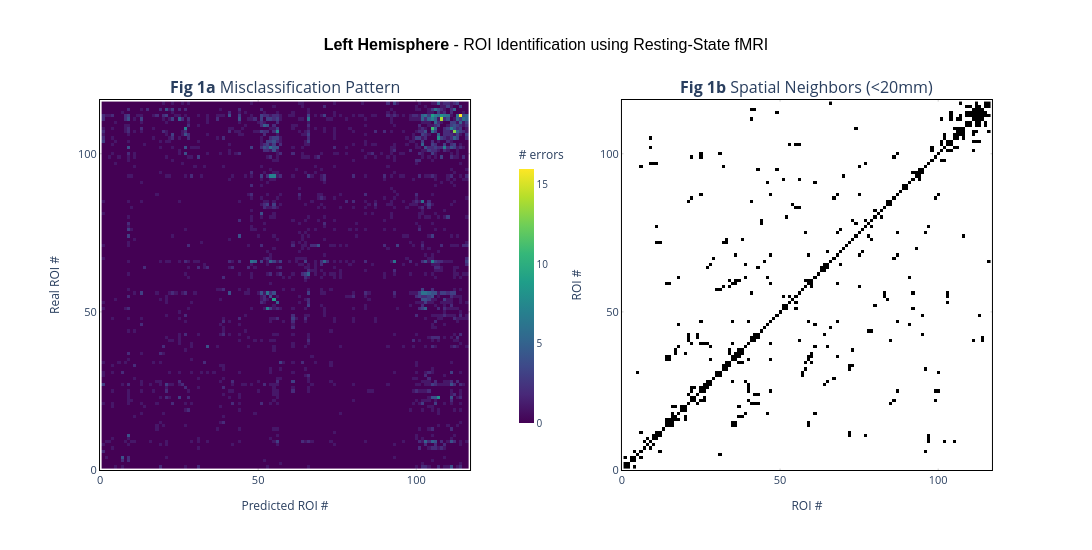
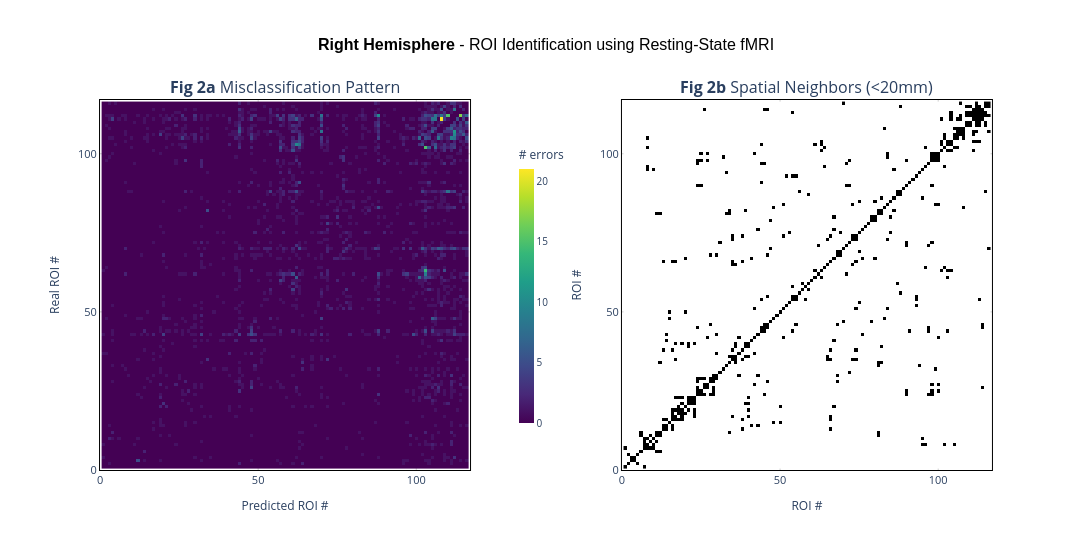

Notebook source saved alongside these figures, in order:
### Code cell
# =============================================================================
# Spatial error analysis and visualization
# =============================================================================

# 1. Prepare Metadata for Hover Interactions
region_names = {
    'LH': lh_region_info['region_name'].tolist(), 
    'RH': rh_region_info['region_name'].tolist()
}

hover_data_lh = [
    [[region_names['LH'][i], region_names['LH'][j]] for j in range(116)] 
    for i in range(116)
]
hover_data_rh = [
    [[region_names['RH'][i], region_names['RH'][j]] for j in range(116)] 
    for i in range(116)
]

# 2. Calculate PROXIMAL errors (removed by spatial filter)
cm_left_proximal = cm_left - cm_left_distal
cm_right_proximal = cm_right - cm_right_distal

# 3. Create Neighbor Adjacency Matrices (Binary: 1 if neighbor, 0 otherwise)
def create_neighbor_matrix(distance_matrix, threshold=20):
    """Create binary neighbor matrix: 1 if distance < threshold, 0 otherwise."""
    return (distance_matrix < threshold).astype(int)

neighbor_left = create_neighbor_matrix(distance_matrix_lh, DISTANCE_THRESHOLD)
neighbor_right = create_neighbor_matrix(distance_matrix_rh, DISTANCE_THRESHOLD)

# 4. Plotting Function with Viridis Colorscale
def plot_errors_and_neighbors(cm_matrix, neighbor_matrix, hemisphere_name, figure_id):
    """
    Creates a 2-panel plot:
    - Left: Error heatmap (viridis colorscale)
    - Right: Neighbor adjacency (black dots on white)
    """
    max_errors = cm_matrix.max()
    hover_data = hover_data_lh if 'Left' in hemisphere_name else hover_data_rh
    
    fig = make_subplots(
        rows=1, cols=2,
        horizontal_spacing=0.12,
        subplot_titles=(
            f'<b>{figure_id}a</b> Misclassification Pattern',
            f'<b>{figure_id}b</b> Spatial Neighbors (<{DISTANCE_THRESHOLD}mm)'
        )
    )
    
    # === LEFT PLOT: Error Heatmap (Viridis) ===
    fig.add_trace(
        go.Heatmap(
            z=cm_matrix,
            x=list(range(1, 117)),
            y=list(range(1, 117)),
            customdata=hover_data,
            colorscale='Viridis',  # Purple-blue-green-yellow
            zmin=0,
            zmax=max_errors,
            colorbar=dict(
                title="# errors",
                x=0.46,
                thickness=15,
                len=0.8,
                tickfont=dict(size=10)
            ),
            hovertemplate=(
                "<b>True ROI:</b> %{y}<br>"
                "<b>Pred ROI:</b> %{x}<br>"
                "<b>Errors:</b> %{z}<extra></extra>"
            )
        ),
        row=1, col=1
    )
    
    # === RIGHT PLOT: Neighbor Matrix (Black on White) ===
    fig.add_trace(
        go.Heatmap(
            z=neighbor_matrix,
            x=list(range(1, 117)),
            y=list(range(1, 117)),
            colorscale=[[0, 'white'], [1, 'black']],  # Binary: white=no neighbor, black=neighbor
            showscale=False,
            hovertemplate=(
                "<b>ROI #%{y} ↔ ROI #%{x}</b><br>"
                "<b>Neighbor:</b> %{z}<extra></extra>"
            )
        ),
        row=1, col=2
    )
    
    # === Global Styling ===
    fig.update_layout(
        title={
            'text': f'<b>{hemisphere_name} Hemisphere</b> - ROI Identification using Resting-State fMRI',
            'x': 0.5,
            'font': {'size': 16, 'family': 'Arial', 'color': 'black'}
        },
        template='plotly_white',
        plot_bgcolor='white',
        paper_bgcolor='white',
        height=550,
        width=1100,
        margin=dict(t=100, b=80, l=80, r=80)
    )
    
    # === Axis Configuration ===
    axis_config = dict(
        range=[0, 117],
        tick0=0,
        dtick=50,
        gridcolor='#d0d0d0',
        constrain='domain',
        showline=True,
        linewidth=1,
        linecolor='black',
        mirror=True,
        tickfont=dict(size=11)
    )
    
    fig.update_xaxes(title_text="Predicted ROI #", title_font=dict(size=12), row=1, col=1, **axis_config)
    fig.update_yaxes(title_text="Real ROI #", title_font=dict(size=12), row=1, col=1, scaleanchor="x", **axis_config)
    
    fig.update_xaxes(title_text="ROI #", title_font=dict(size=12), row=1, col=2, **axis_config)
    fig.update_yaxes(title_text="ROI #", title_font=dict(size=12), row=1, col=2, scaleanchor="x2", **axis_config)
    
    fig.show()

# 5. Generate Plots for Both Hemispheres
print("\n🎨 Generating Publication-Ready Visualizations...\n")

plot_errors_and_neighbors(cm_left, neighbor_left, "Left", "Fig 1")
plot_errors_and_neighbors(cm_right, neighbor_right, "Right", "Fig 2")

# 6. Summary Statistics
print(f"\n{'='*80}")
print(f"STRUCTURAL SIMILARITY ANALYSIS (CORRECTED)")
print(f"{'='*80}")

for hemi, cm, neighbor in [("Left", cm_left, neighbor_left), ("Right", cm_right, neighbor_right)]:
    # Total errors in confusion matrix (off-diagonal only)
    total_errors = int(np.sum(cm))
    
    # Total neighbor pairs (excluding self-pairs on diagonal)
    total_neighbors = int(np.sum(neighbor)) - 116
    
    # Errors that occurred between neighbors (off-diagonal intersection)
    error_mask = cm > 0
    overlap = np.sum(error_mask & (neighbor == 1))  # ✓ CORRECT - don't subtract 116
    
    # What percentage of errors are between spatial neighbors?
    if total_errors > 0:
        similarity_pct = (overlap / total_errors) * 100
    else:
        similarity_pct = 0
    
    print(f"\n{hemi} Hemisphere:")
    print(f"  Total misclassifications: {total_errors:,}")
    print(f"  Total neighbor pairs (<{DISTANCE_THRESHOLD}mm): {total_neighbors:,}")
    print(f"  Misclassifications between neighbors: {overlap:,}")
    print(f"  → {similarity_pct:.1f}% of errors are between spatial neighbors")
    
    # Additional insight: what % of neighbor pairs have errors?
    if total_neighbors > 0:
        neighbor_error_rate = (overlap / total_neighbors) * 100
        print(f"  → {neighbor_error_rate:.1f}% of neighbor pairs show misclassification")

print(f"\n{'='*80}")
print(f"\n💡 INTERPRETATION:")
print(f"   High percentages mean errors follow anatomical proximity")
print(f"   (classifier confuses nearby regions more than distant ones)\n")

### Figure 1 — Plotly figure (JSON) as saved in the notebook; plotly's stock layout.template omitted (floating-point values rounded to 4 significant figures; data arrays with more than 128 entries replaced by an {"elided": "..."} marker saying what was removed)
{"data": [{"colorbar": {"len": 0.8, "thickness": 15, "tickfont": {"size": 10}, "title": {"text": "# errors"}, "x": 0.46}, "colorscale": [[0, "#440154"], [0.1111, "#482878"], [0.2222, "#3e4989"], [0.3333, "#31688e"], [0.4444, "#26828e"], [0.5556, "#1f9e89"], [0.6667, "#35b779"], [0.7778, "#6ece58"], [0.8889, "#b5de2b"], [1, "#fde725"]], "customdata": {"elided": "116x116x2 str values"}, "hovertemplate": "<b>True ROI:</b> %{y}<br><b>Pred ROI:</b> %{x}<br><b>Errors:</b> %{z}<extra></extra>", "type": "heatmap", "x": [1, 2, 3, 4, 5, 6, 7, 8, 9, 10, 11, 12, 13, 14, 15, 16, 17, 18, 19, 20, 21, 22, 23, 24, 25, 26, 27, 28, 29, 30, 31, 32, 33, 34, 35, 36, 37, 38, 39, 40, 41, 42, 43, 44, 45, 46, 47, 48, 49, 50, 51, 52, 53, 54, 55, 56, 57, 58, 59, 60, 61, 62, 63, 64, 65, 66, 67, 68, 69, 70, 71, 72, 73, 74, 75, 76, 77, 78, 79, 80, 81, 82, 83, 84, 85, 86, 87, 88, 89, 90, 91, 92, 93, 94, 95, 96, 97, 98, 99, 100, 101, 102, 103, 104, 105, 106, 107, 108, 109, 110, 111, 112, 113, 114, 115, 116], "xaxis": "x", "y": [1, 2, 3, 4, 5, 6, 7, 8, 9, 10, 11, 12, 13, 14, 15, 16, 17, 18, 19, 20, 21, 22, 23, 24, 25, 26, 27, 28, 29, 30, 31, 32, 33, 34, 35, 36, 37, 38, 39, 40, 41, 42, 43, 44, 45, 46, 47, 48, 49, 50, 51, 52, 53, 54, 55, 56, 57, 58, 59, 60, 61, 62, 63, 64, 65, 66, 67, 68, 69, 70, 71, 72, 73, 74, 75, 76, 77, 78, 79, 80, 81, 82, 83, 84, 85, 86, 87, 88, 89, 90, 91, 92, 93, 94, 95, 96, 97, 98, 99, 100, 101, 102, 103, 104, 105, 106, 107, 108, 109, 110, 111, 112, 113, 114, 115, 116], "yaxis": "y", "z": {"elided": "116x116 int values"}, "zmax": 16, "zmin": 0}, {"colorscale": [[0, "white"], [1, "black"]], "hovertemplate": "<b>ROI #%{y} ↔ ROI #%{x}</b><br><b>Neighbor:</b> %{z}<extra></extra>", "showscale": false, "type": "heatmap", "x": [1, 2, 3, 4, 5, 6, 7, 8, 9, 10, 11, 12, 13, 14, 15, 16, 17, 18, 19, 20, 21, 22, 23, 24, 25, 26, 27, 28, 29, 30, 31, 32, 33, 34, 35, 36, 37, 38, 39, 40, 41, 42, 43, 44, 45, 46, 47, 48, 49, 50, 51, 52, 53, 54, 55, 56, 57, 58, 59, 60, 61, 62, 63, 64, 65, 66, 67, 68, 69, 70, 71, 72, 73, 74, 75, 76, 77, 78, 79, 80, 81, 82, 83, 84, 85, 86, 87, 88, 89, 90, 91, 92, 93, 94, 95, 96, 97, 98, 99, 100, 101, 102, 103, 104, 105, 106, 107, 108, 109, 110, 111, 112, 113, 114, 115, 116], "xaxis": "x2", "y": [1, 2, 3, 4, 5, 6, 7, 8, 9, 10, 11, 12, 13, 14, 15, 16, 17, 18, 19, 20, 21, 22, 23, 24, 25, 26, 27, 28, 29, 30, 31, 32, 33, 34, 35, 36, 37, 38, 39, 40, 41, 42, 43, 44, 45, 46, 47, 48, 49, 50, 51, 52, 53, 54, 55, 56, 57, 58, 59, 60, 61, 62, 63, 64, 65, 66, 67, 68, 69, 70, 71, 72, 73, 74, 75, 76, 77, 78, 79, 80, 81, 82, 83, 84, 85, 86, 87, 88, 89, 90, 91, 92, 93, 94, 95, 96, 97, 98, 99, 100, 101, 102, 103, 104, 105, 106, 107, 108, 109, 110, 111, 112, 113, 114, 115, 116], "yaxis": "y2", "z": {"elided": "116x116 int values"}}], "layout": {"annotations": [{"font": {"size": 16}, "showarrow": false, "text": "<b>Fig 1a</b> Misclassification Pattern", "x": 0.22, "xanchor": "center", "xref": "paper", "y": 1, "yanchor": "bottom", "yref": "paper"}, {"font": {"size": 16}, "showarrow": false, "text": "<b>Fig 1b</b> Spatial Neighbors (<20mm)", "x": 0.78, "xanchor": "center", "xref": "paper", "y": 1, "yanchor": "bottom", "yref": "paper"}], "height": 550, "margin": {"b": 80, "l": 80, "r": 80, "t": 100}, "paper_bgcolor": "white", "plot_bgcolor": "white", "title": {"font": {"color": "black", "family": "Arial", "size": 16}, "text": "<b>Left Hemisphere</b> - ROI Identification using Resting-State fMRI", "x": 0.5}, "width": 1100, "xaxis": {"anchor": "y", "constrain": "domain", "domain": [0, 0.44], "dtick": 50, "gridcolor": "#d0d0d0", "linecolor": "black", "linewidth": 1, "mirror": true, "range": [0, 117], "showline": true, "tick0": 0, "tickfont": {"size": 11}, "title": {"font": {"size": 12}, "text": "Predicted ROI #"}}, "xaxis2": {"anchor": "y2", "constrain": "domain", "domain": [0.56, 1], "dtick": 50, "gridcolor": "#d0d0d0", "linecolor": "black", "linewidth": 1, "mirror": true, "range": [0, 117], "showline": true, "tick0": 0, "tickfont": {"size": 11}, "title": {"font": {"size": 12}, "text": "ROI #"}}, "yaxis": {"anchor": "x", "constrain": "domain", "domain": [0, 1], "dtick": 50, "gridcolor": "#d0d0d0", "linecolor": "black", "linewidth": 1, "mirror": true, "range": [0, 117], "scaleanchor": "x", "showline": true, "tick0": 0, "tickfont": {"size": 11}, "title": {"font": {"size": 12}, "text": "Real ROI #"}}, "yaxis2": {"anchor": "x2", "constrain": "domain", "domain": [0, 1], "dtick": 50, "gridcolor": "#d0d0d0", "linecolor": "black", "linewidth": 1, "mirror": true, "range": [0, 117], "scaleanchor": "x2", "showline": true, "tick0": 0, "tickfont": {"size": 11}, "title": {"font": {"size": 12}, "text": "ROI #"}}}}

### Figure 2 — Plotly figure (JSON) as saved in the notebook; plotly's stock layout.template omitted (floating-point values rounded to 4 significant figures; data arrays with more than 128 entries replaced by an {"elided": "..."} marker saying what was removed)
{"data": [{"colorbar": {"len": 0.8, "thickness": 15, "tickfont": {"size": 10}, "title": {"text": "# errors"}, "x": 0.46}, "colorscale": [[0, "#440154"], [0.1111, "#482878"], [0.2222, "#3e4989"], [0.3333, "#31688e"], [0.4444, "#26828e"], [0.5556, "#1f9e89"], [0.6667, "#35b779"], [0.7778, "#6ece58"], [0.8889, "#b5de2b"], [1, "#fde725"]], "customdata": {"elided": "116x116x2 str values"}, "hovertemplate": "<b>True ROI:</b> %{y}<br><b>Pred ROI:</b> %{x}<br><b>Errors:</b> %{z}<extra></extra>", "type": "heatmap", "x": [1, 2, 3, 4, 5, 6, 7, 8, 9, 10, 11, 12, 13, 14, 15, 16, 17, 18, 19, 20, 21, 22, 23, 24, 25, 26, 27, 28, 29, 30, 31, 32, 33, 34, 35, 36, 37, 38, 39, 40, 41, 42, 43, 44, 45, 46, 47, 48, 49, 50, 51, 52, 53, 54, 55, 56, 57, 58, 59, 60, 61, 62, 63, 64, 65, 66, 67, 68, 69, 70, 71, 72, 73, 74, 75, 76, 77, 78, 79, 80, 81, 82, 83, 84, 85, 86, 87, 88, 89, 90, 91, 92, 93, 94, 95, 96, 97, 98, 99, 100, 101, 102, 103, 104, 105, 106, 107, 108, 109, 110, 111, 112, 113, 114, 115, 116], "xaxis": "x", "y": [1, 2, 3, 4, 5, 6, 7, 8, 9, 10, 11, 12, 13, 14, 15, 16, 17, 18, 19, 20, 21, 22, 23, 24, 25, 26, 27, 28, 29, 30, 31, 32, 33, 34, 35, 36, 37, 38, 39, 40, 41, 42, 43, 44, 45, 46, 47, 48, 49, 50, 51, 52, 53, 54, 55, 56, 57, 58, 59, 60, 61, 62, 63, 64, 65, 66, 67, 68, 69, 70, 71, 72, 73, 74, 75, 76, 77, 78, 79, 80, 81, 82, 83, 84, 85, 86, 87, 88, 89, 90, 91, 92, 93, 94, 95, 96, 97, 98, 99, 100, 101, 102, 103, 104, 105, 106, 107, 108, 109, 110, 111, 112, 113, 114, 115, 116], "yaxis": "y", "z": {"elided": "116x116 int values"}, "zmax": 21, "zmin": 0}, {"colorscale": [[0, "white"], [1, "black"]], "hovertemplate": "<b>ROI #%{y} ↔ ROI #%{x}</b><br><b>Neighbor:</b> %{z}<extra></extra>", "showscale": false, "type": "heatmap", "x": [1, 2, 3, 4, 5, 6, 7, 8, 9, 10, 11, 12, 13, 14, 15, 16, 17, 18, 19, 20, 21, 22, 23, 24, 25, 26, 27, 28, 29, 30, 31, 32, 33, 34, 35, 36, 37, 38, 39, 40, 41, 42, 43, 44, 45, 46, 47, 48, 49, 50, 51, 52, 53, 54, 55, 56, 57, 58, 59, 60, 61, 62, 63, 64, 65, 66, 67, 68, 69, 70, 71, 72, 73, 74, 75, 76, 77, 78, 79, 80, 81, 82, 83, 84, 85, 86, 87, 88, 89, 90, 91, 92, 93, 94, 95, 96, 97, 98, 99, 100, 101, 102, 103, 104, 105, 106, 107, 108, 109, 110, 111, 112, 113, 114, 115, 116], "xaxis": "x2", "y": [1, 2, 3, 4, 5, 6, 7, 8, 9, 10, 11, 12, 13, 14, 15, 16, 17, 18, 19, 20, 21, 22, 23, 24, 25, 26, 27, 28, 29, 30, 31, 32, 33, 34, 35, 36, 37, 38, 39, 40, 41, 42, 43, 44, 45, 46, 47, 48, 49, 50, 51, 52, 53, 54, 55, 56, 57, 58, 59, 60, 61, 62, 63, 64, 65, 66, 67, 68, 69, 70, 71, 72, 73, 74, 75, 76, 77, 78, 79, 80, 81, 82, 83, 84, 85, 86, 87, 88, 89, 90, 91, 92, 93, 94, 95, 96, 97, 98, 99, 100, 101, 102, 103, 104, 105, 106, 107, 108, 109, 110, 111, 112, 113, 114, 115, 116], "yaxis": "y2", "z": {"elided": "116x116 int values"}}], "layout": {"annotations": [{"font": {"size": 16}, "showarrow": false, "text": "<b>Fig 2a</b> Misclassification Pattern", "x": 0.22, "xanchor": "center", "xref": "paper", "y": 1, "yanchor": "bottom", "yref": "paper"}, {"font": {"size": 16}, "showarrow": false, "text": "<b>Fig 2b</b> Spatial Neighbors (<20mm)", "x": 0.78, "xanchor": "center", "xref": "paper", "y": 1, "yanchor": "bottom", "yref": "paper"}], "height": 550, "margin": {"b": 80, "l": 80, "r": 80, "t": 100}, "paper_bgcolor": "white", "plot_bgcolor": "white", "title": {"font": {"color": "black", "family": "Arial", "size": 16}, "text": "<b>Right Hemisphere</b> - ROI Identification using Resting-State fMRI", "x": 0.5}, "width": 1100, "xaxis": {"anchor": "y", "constrain": "domain", "domain": [0, 0.44], "dtick": 50, "gridcolor": "#d0d0d0", "linecolor": "black", "linewidth": 1, "mirror": true, "range": [0, 117], "showline": true, "tick0": 0, "tickfont": {"size": 11}, "title": {"font": {"size": 12}, "text": "Predicted ROI #"}}, "xaxis2": {"anchor": "y2", "constrain": "domain", "domain": [0.56, 1], "dtick": 50, "gridcolor": "#d0d0d0", "linecolor": "black", "linewidth": 1, "mirror": true, "range": [0, 117], "showline": true, "tick0": 0, "tickfont": {"size": 11}, "title": {"font": {"size": 12}, "text": "ROI #"}}, "yaxis": {"anchor": "x", "constrain": "domain", "domain": [0, 1], "dtick": 50, "gridcolor": "#d0d0d0", "linecolor": "black", "linewidth": 1, "mirror": true, "range": [0, 117], "scaleanchor": "x", "showline": true, "tick0": 0, "tickfont": {"size": 11}, "title": {"font": {"size": 12}, "text": "Real ROI #"}}, "yaxis2": {"anchor": "x2", "constrain": "domain", "domain": [0, 1], "dtick": 50, "gridcolor": "#d0d0d0", "linecolor": "black", "linewidth": 1, "mirror": true, "range": [0, 117], "scaleanchor": "x2", "showline": true, "tick0": 0, "tickfont": {"size": 11}, "title": {"font": {"size": 12}, "text": "ROI #"}}}}
